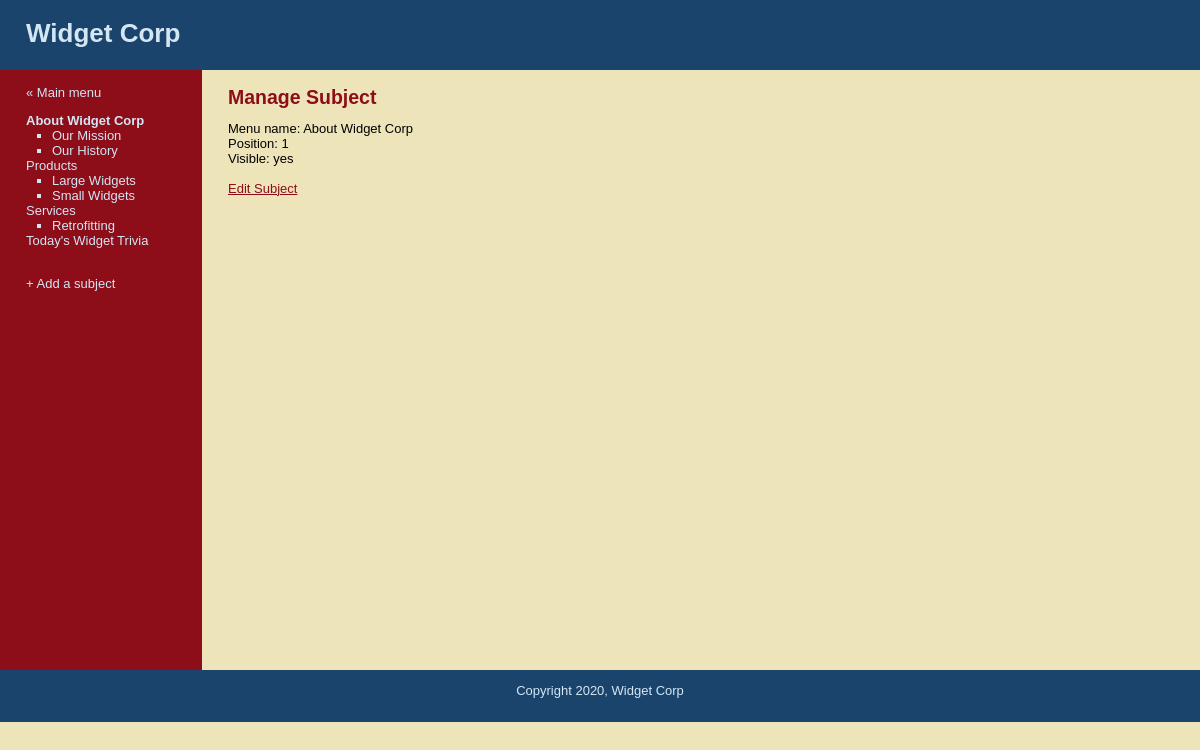
The page /Day-18/widget_corp/public/manage_content.php?subject=1 on the database its author committed.
### tables this page shows
CREATE TABLE `subjects` (
  `id` int(11) NOT NULL AUTO_INCREMENT,
  `menu_name` varchar(30) NOT NULL,
  `position` int(3) NOT NULL,
  `visible` tinyint(1) NOT NULL,
  PRIMARY KEY (`id`)
);

CREATE TABLE `pages` (
  `id` int(11) NOT NULL AUTO_INCREMENT,
  `subject_id` int(11) NOT NULL,
  `menu_name` varchar(30) NOT NULL,
  `position` int(3) NOT NULL,
  `visible` tinyint(1) NOT NULL,
  `content` text,
  PRIMARY KEY (`id`),
  KEY `subject_id` (`subject_id`)
);

### Day-18/widget_corp/public/manage_content.php (the view, shortened to what this page needs)
<?php find_selected_page(); ?>
        <div id="main">
            <div id="navigation">
                <br>
                <a href="admin.php">&laquo; Main menu</a><br />
                <?php echo navigation($current_subject, $current_page); ?>
                <br />
                <a href="new_subject.php">+ Add a subject</a>
            </div>
            <div id="page">
                <?php if($current_subject) { ?>
                    <h2>Manage Subject</h2>
                    Menu name: <?php echo htmlentities($current_subject["menu_name"]); ?><br />
                    Position: <?php echo $current_subject['position']; ?><br />
                    Visible: <?php echo $current_subject['visible'] == 1 ? 'yes' : 'no' ; ?><br />
                    <br />
                    <a href="edit_subject.php?subject=<?php echo urlencode($current_subject["id"]); ?>">Edit Subject</a>
                <?php } else { ?>
                    <h2>Manage Content</h2>
                    Please select a subject or a page.
                <?php } ?>
            </div>
        </div>

### Day-18/widget_corp/includes/functions.php (shortened to what this page needs)
<?php
    function find_all_subjects() {
        global $connection;
        $query = "SELECT * ";
        $query .= "FROM subjects ";
        $query .= "ORDER BY position ASC";
        $subject_set = mysqli_query($connection, $query);
        return $subject_set;
    }
    function find_pages_for_subject($subject_id) {
        global $connection;
        $safe_subject_id = mysqli_real_escape_string($connection, $subject_id);
        $query = "SELECT * ";
        $query .= "FROM pages ";
        $query .= "WHERE visible = 1 ";
        $query .= "AND subject_id = {$safe_subject_id} ";
        $query .= "ORDER BY position ASC";
        $page_set = mysqli_query($connection, $query);
        return $page_set;
    }
    function find_subject_by_id($subject_id) {
        global $connection;
        $safe_subject_id = mysqli_real_escape_string($connection, $subject_id);
        $query = "SELECT * ";
        $query .= "FROM subjects ";
        $query .= "WHERE id = {$safe_subject_id} ";
        $query .= "LIMIT 1";
        $subject_set = mysqli_query($connection, $query);
        if ($subject = mysqli_fetch_assoc($subject_set)) {
            return $subject;
        } else {
            return null;
        }
    }
    function find_selected_page() {
        if(isset($_GET["subject"])) {
            $current_subject =  find_subject_by_id($_GET["subject"]);
            $current_page = null;
        } elseif (isset($_GET["page"])) {
            $current_subject = null;
            $current_page =  find_page_by_id($_GET["page"]);
        } else {
            $current_subject = null;
            $current_page = null;
        }
    }
    function navigation($subject_array, $page_array) {
        $output = "<ul class=\"subjects\">";
        $subject_set = find_all_subjects();
        while ($subject = mysqli_fetch_assoc($subject_set)) {
            $output .= "<li";
            if ($subject_array && $subject["id"] == $subject_array["id"]) {
                $output .= " class=\"selected\"";
            }
            $output .= ">";
            $output .= "<a href=\"manage_content.php?subject=";
            $output .= urlencode($subject["id"]);
            $output .= "\">";
            $output .= htmlentities($subject["menu_name"]);
            $output .= "</a>";
            $page_set = find_pages_for_subject($subject["id"]);
            $output .= "<ul class=\"pages\">";
            while ($page = mysqli_fetch_assoc($page_set)) {
                $output .= "<li";
                $output .= ">";
                $output .= "<a href=\"manage_content.php?page=";
                $output .= urlencode($page["id"]);
                $output .= "\">";
                $output .= htmlentities($page["menu_name"]);
                $output .= "</a></li>";
            }
            $output .= "</ul></li>";
        }
        $output .= "</ul>";
        return $output;
    }
?>

### Day-18/widget_corp/public/stylesheets/public.css (style rules this page uses)
html { height: 100%; width: 100%; }
body { width: 100%; height: 100%; margin: 0; padding: 0; border: 0; font-family: Verdana, Arial, Helvetica, sans-serif; font-size: 13px; line-height: 15px; background: #EEE4B9; }
a { color: #8D0D19; }
#main { height: 600px; width: 100%; margin: 0; padding: 0; background: #EEE4B9; }
#navigation { float: left; width: 150px; height: 100%; margin: 0; padding: 0 2em; color: #D4E6F4; background: #8D0D19; }
#navigation a { color: #D4E6F4; text-decoration: none; }
ul.subjects { margin: 1em 0; padding-left: 0; list-style: none; }
ul.pages { padding-left: 2em; list-style: square; font-weight: normal; }
.selected { font-weight: bold; }
#page { float: left; height: 100%; padding-left: 2em; vertical-align: top; background: #EEE4B9; }
#page h2 { color: #8D0D19; margin-top: 1em; }

### rows shown on the page
subjects: value "About Widget Corp", menu_name "About Widget Corp", position "1"
pages: value "Our Mission"
pages: value "Our History"
subjects: value "Products"
pages: value "Large Widgets"
pages: value "Small Widgets"
subjects: value "Services"
pages: value "Retrofitting"
subjects: value "Today's Widget Trivia"
